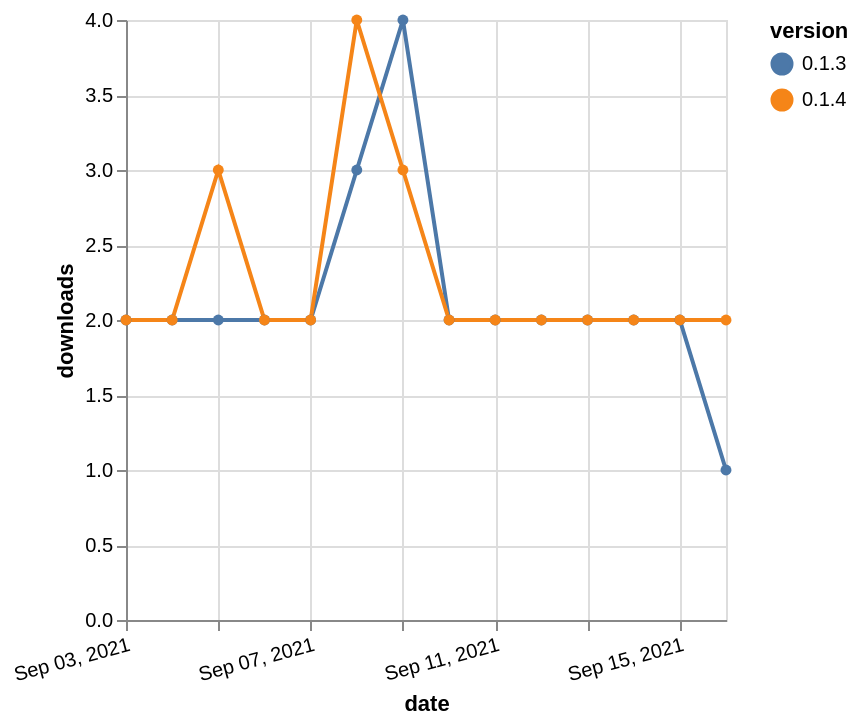

This figure's Vega-Lite source:
### Vega-Lite specification from a JSON file in a GitHub repository (floating-point values rounded to 4 significant figures)
{"$schema": "https://vega.github.io/schema/vega-lite/v5.json", "description": "A simple bar chart with embedded data.", "data": {"values": [{"date": "2021-09-03", "total": 2874, "delta": 2, "version": "0.1.3"}, {"date": "2021-09-04", "total": 2876, "delta": 2, "version": "0.1.3"}, {"date": "2021-09-05", "total": 2878, "delta": 2, "version": "0.1.3"}, {"date": "2021-09-06", "total": 2880, "delta": 2, "version": "0.1.3"}, {"date": "2021-09-07", "total": 2882, "delta": 2, "version": "0.1.3"}, {"date": "2021-09-08", "total": 2885, "delta": 3, "version": "0.1.3"}, {"date": "2021-09-09", "total": 2889, "delta": 4, "version": "0.1.3"}, {"date": "2021-09-10", "total": 2891, "delta": 2, "version": "0.1.3"}, {"date": "2021-09-11", "total": 2893, "delta": 2, "version": "0.1.3"}, {"date": "2021-09-12", "total": 2895, "delta": 2, "version": "0.1.3"}, {"date": "2021-09-13", "total": 2897, "delta": 2, "version": "0.1.3"}, {"date": "2021-09-14", "total": 2899, "delta": 2, "version": "0.1.3"}, {"date": "2021-09-15", "total": 2901, "delta": 2, "version": "0.1.3"}, {"date": "2021-09-16", "total": 2902, "delta": 1, "version": "0.1.3"}, {"date": "2021-09-03", "total": 2252, "delta": 2, "version": "0.1.4"}, {"date": "2021-09-04", "total": 2254, "delta": 2, "version": "0.1.4"}, {"date": "2021-09-05", "total": 2257, "delta": 3, "version": "0.1.4"}, {"date": "2021-09-06", "total": 2259, "delta": 2, "version": "0.1.4"}, {"date": "2021-09-07", "total": 2261, "delta": 2, "version": "0.1.4"}, {"date": "2021-09-08", "total": 2265, "delta": 4, "version": "0.1.4"}, {"date": "2021-09-09", "total": 2268, "delta": 3, "version": "0.1.4"}, {"date": "2021-09-10", "total": 2270, "delta": 2, "version": "0.1.4"}, {"date": "2021-09-11", "total": 2272, "delta": 2, "version": "0.1.4"}, {"date": "2021-09-12", "total": 2274, "delta": 2, "version": "0.1.4"}, {"date": "2021-09-13", "total": 2276, "delta": 2, "version": "0.1.4"}, {"date": "2021-09-14", "total": 2278, "delta": 2, "version": "0.1.4"}, {"date": "2021-09-15", "total": 2280, "delta": 2, "version": "0.1.4"}, {"date": "2021-09-16", "total": 2282, "delta": 2, "version": "0.1.4"}]}, "width": "container", "mark": {"type": "line", "point": {"filled": true}}, "encoding": {"x": {"field": "date", "type": "temporal", "timeUnit": "yearmonthdate", "title": "date", "axis": {"labelAngle": -15}}, "y": {"field": "delta", "type": "quantitative", "title": "downloads"}, "color": {"field": "version", "type": "nominal"}, "tooltip": {"field": "delta"}}}
